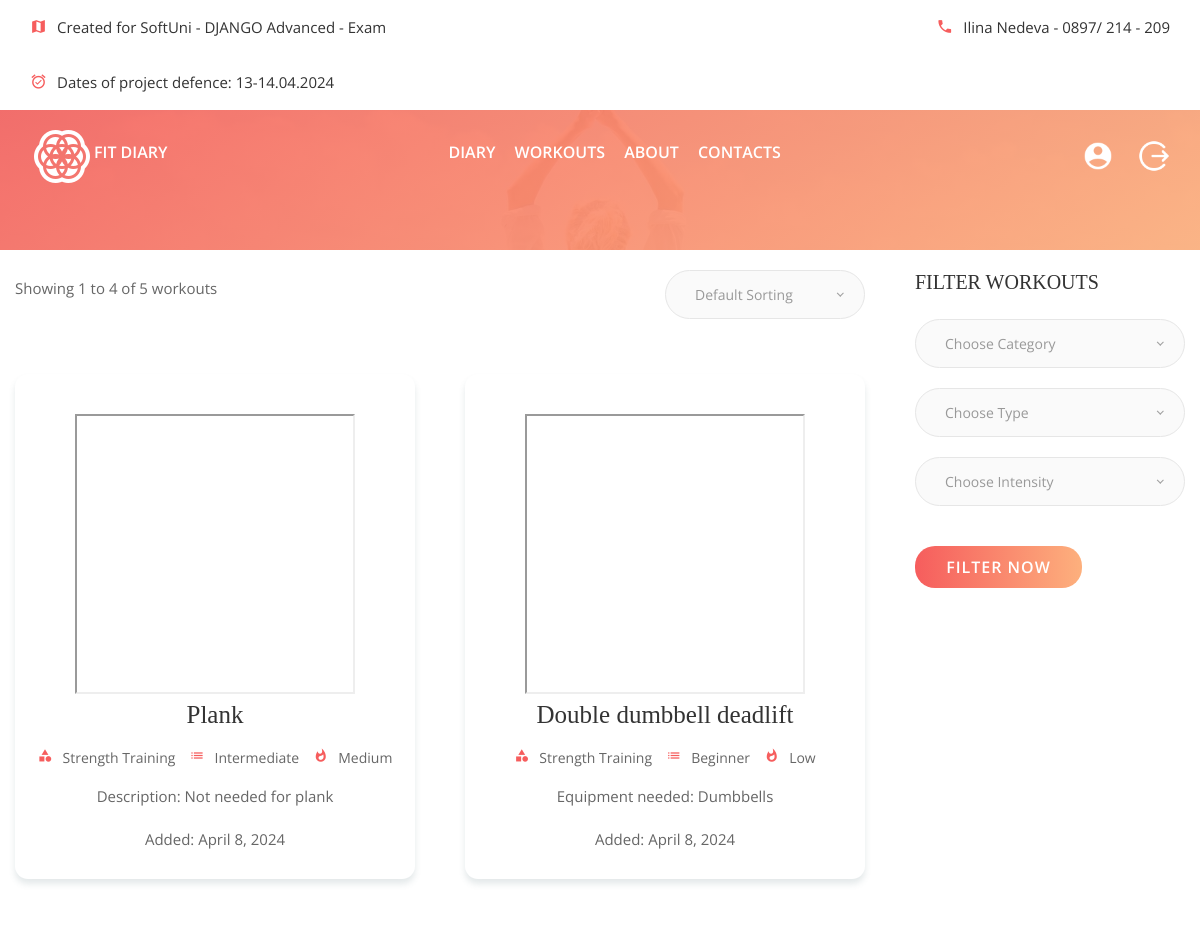
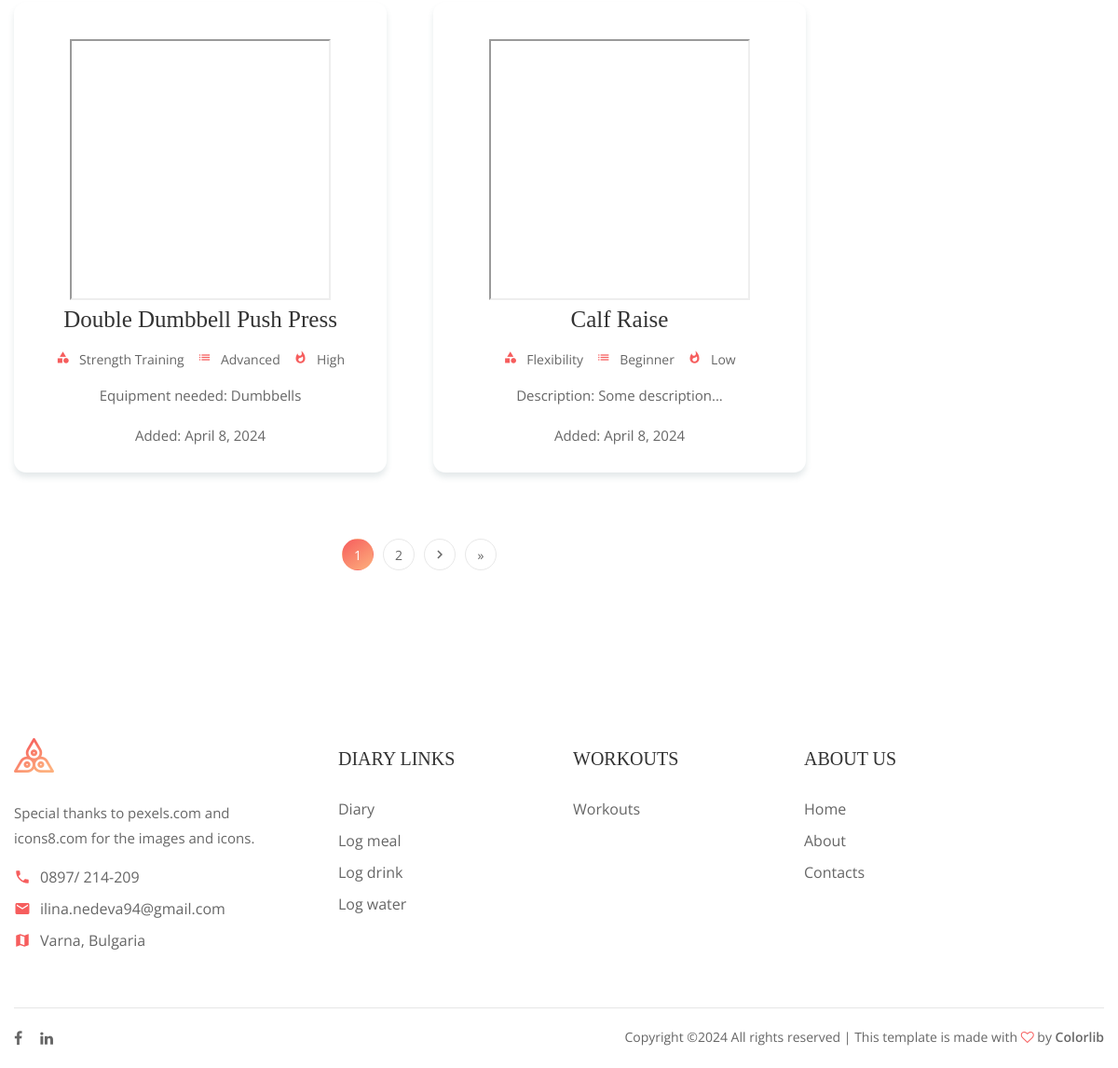
Screenshot of /workouts/ (signed in) with the database file from the repository (2 pictures, top to bottom).
### fit_diary/workouts/models.py (models this page shows, shortened)
class Workout(models.Model):
    MAX_NAME_LENGTH = 100
    MAX_EQUIPMENT_NEEDED_LENGTH = 100
    MAX_CATEGORY_LENGTH = max(len(x) for _, x in Category.choices)
    MAX_INTENSITY_LENGTH = max(len(x) for _, x in Intensity.choices)
    MAX_TYPE_LENGTH = 50
    name = models.CharField(
        max_length=MAX_NAME_LENGTH,
        help_text="Name of the exercise"
    )
    video_url = models.URLField(
        null=True,
        blank=True,
        help_text="Provide a URL to a video demonstration of the workout."
    )
    category = models.CharField(
        max_length=MAX_CATEGORY_LENGTH,
        choices=Category.choices,
        default=Category.BEGINNER,
        null=True,
        blank=True,
        help_text="Select the skill level category."
    )
    intensity = models.CharField(
        max_length=MAX_INTENSITY_LENGTH,
        choices=Intensity.choices,
        default=Intensity.LOW,
        null=True,
        blank=True,
        help_text="Choose the intensity level of the workout."
    )
    type = models.CharField(
        max_length=MAX_TYPE_LENGTH,
        choices=WorkoutType.choices,
        default=WorkoutType.STRENGTH_TRAINING,
        null=True,
        blank=True,
        help_text="Select the type of workout. For example, Cardio, Strength Training, or HIIT."
    )
    equipment_needed = models.CharField(
        max_length=MAX_EQUIPMENT_NEEDED_LENGTH,
        help_text="List any specific equipment needed for the workout. Leave blank if no equipment is necessary.",
        null=True,
        blank=True,
    )
    description = models.TextField(
        null=True,
        blank=True,
        help_text="Provide a brief description of the workout."
    )
    created_at = models.DateTimeField(
        auto_now_add=True,
    )
    updated_at = models.DateTimeField(
        auto_now=True,
    )
    user = models.ForeignKey(
        UserModel,
        on_delete=models.CASCADE,
    )

### fit_diary/workouts/views.py (the view)
# urls.py: path("", WorkoutListView.as_view(), name="list-workout"),
class WorkoutListView(LoginRequiredMixin, ListView):
    model = Workout
    context_object_name = 'workouts'
    template_name = 'workouts/catalogue-workouts.html'
    paginate_by = 4
    def get_queryset(self):
        queryset = super().get_queryset()
        category = self.request.GET.get('category', '')
        type = self.request.GET.get('type', '')
        intensity = self.request.GET.get('intensity', '')
        sort = self.request.GET.get('sort', '')
        if category:
            queryset = queryset.filter(category=category)
        if type:
            queryset = queryset.filter(type=type)
        if intensity:
            queryset = queryset.filter(intensity=intensity)
        if sort == 'oldest':
            queryset = queryset.order_by('created_at')
        elif sort == 'newest':
            queryset = queryset.order_by('-created_at')
        elif sort == 'a_z':
            queryset = queryset.order_by('name')
        elif sort == 'z_a':
            queryset = queryset.order_by('-name')
        return queryset
    def get_context_data(self, **kwargs):
        context = super().get_context_data(**kwargs)
        context['total_workouts'] = self.get_queryset().count
        context['category_choices'] = Category.choices
        context['intensity_choices'] = Intensity.choices
        context['workout_type_choices'] = WorkoutType.choices
        return context

### fit_diary/workouts/templatetags/moderator_tags.py (called while the page is built)
@register.filter
def is_moderator(user):
    return user.groups.filter(name='Moderator').exists()

### templates/workouts/catalogue-workouts.html (shortened to what this page needs)
{%  extends 'base.html' %}
{% load moderator_tags %}
{%  load static %}
{% block main_content %}
	<section class="page-top-section page-sp set-bg" data-setbg="img/page-top-bg.jpg" style="height: 250px">
	</section>
	<section class="classes-page-section spad overflow-hidden" style="padding-top: 20px;">
		<div class="container">
			<div class="row">
				<div class="col-lg-9">
					<div class="classes-top">
						<div class="row">
                            <div class="col-md-6">
                                <p>Showing {{ page_obj.start_index }} to {{ page_obj.end_index }} of {{ total_workouts }} workouts</p>
                            </div>
							<div class="col-md-6">
                            </div>
						</div>
					</div>
					<div class="row">
                {% if object_list %}
                    {%  for obj in object_list %}
						<div class="col-md-6">
							<div class="classes-item-warp">
								<div class="classes-item">
									<div class="ci-img">
                                        {%  if obj.video_url %}
                                         <iframe style="width: 280px;height: 280px;" src="{{ obj.video_url }}" title="YouTube video player" allow="accelerometer; autoplay; clipboard-write; encrypted-media; gyroscope; picture-in-picture; web-share" allowfullscreen></iframe>
                                        {% else %}
                                            <img style="width: 280px;height: 262px;" src="{% static 'img/classes/1.jpg' %}" alt="">
                                        {%  endif %}
                                    </div>
									<div class="ci-text">
										<h4><a href="{% url 'details-workout' obj.pk %}">{{ obj.name }}</a></h4>
										<div class="ci-metas">
											<div class="ci-meta"><i class="material-icons">category</i>{{ obj.type }}</div>
											<div class="ci-meta"><i class="material-icons">list</i>{{ obj.category }}</div>
                                            <div class="ci-meta"><i class="material-icons">whatshot</i>{{ obj.intensity }}</div>
										</div>
                                        {% if obj.description %}
										<p>Description: {{ obj.description }} </p>
                                        {% endif %}
                                        {% if obj.equipment_needed %}
                                        <p>Equipment needed: {{ obj.equipment_needed }}</p>
                                        {% endif %}
                                        <p>Added: {{ obj.created_at|date:"F j, Y" }}</p>
									</div>
								</div>
							</div>
						</div>
                    {%  endfor %}
					</div>
                {%  else %}
                    <p> No workouts. Try adding one ...</p>
                {%  endif %}
                    {% if object_list %}
                    <div class="site-pagination pt-3">
                        {% for num in page_obj.paginator.page_range %}
                            {% if page_obj.number == num %}
                                <a href="?page={{ num }}" class="active">{{ num }}</a>
                            {% else %}
                                <a href="?page={{ num }}">{{ num }}</a>
                            {% endif %}
                        {% endfor %}
                        {% if page_obj.has_next %}
                            <a href="?page={{ page_obj.next_page_number }}"><i class="material-icons">keyboard_arrow_right</i></a>
                            <a href="?page={{ page_obj.paginator.num_pages }}"> &raquo;</a>
                        {% endif %}
                    </div>
                    {% endif %}
				</div>
            <div class="col-lg-3 col-md-5 col-sm-8 sidebar">
                <div class="sb-widget">
                    <h2 class="sb-title">Filter Workouts</h2>
                    <form class="classes-filter" action="" method="get">
							<button class="site-btn sb-gradient">Filter now</button>
						</form>
					</div>
				</div>
			</div>
		</div>
	</section>
{% endblock %}

### staticfiles/css/style.css (style rules this page uses)
html, body { height: 100%; font-family: "Open Sans", sans-serif; -webkit-font-smoothing: antialiased; font-smoothing: antialiased; }
h1, h2, h3, h4, h5, h6 { margin: 0; color: #333333; font-weight: 600; }
h2 { font-family: "Playfair Display", serif; font-weight: 400; font-size: 36px; }
h4 { font-size: 25px; }
p { font-size: 15px; color: #666666; line-height: 1.8; }
@media (min-width: 1200px) { .container { max-width: 1200px; } }
.set-bg { background-repeat: no-repeat; background-size: cover; background-position: top center; }
.spad { padding-top: 110px; padding-bottom: 105px; }
.bg-g-1, .site-pagination a.active, .site-pagination a:hover, .page-top-section:after, .review-section:after, .search-model:after, .hero-section, .back-to-top { background: -o-linear-gradient(305deg, #f65d5d 0%, #fdb07d 100%); background: linear-gradient(145deg, #f65d5d 0%, #fdb07d 100%); filter: progid:DXImageTransform.Microsoft.gradient(startColorstr="#f65d5d", endColorstr="#fdb07d", GradientType=1); }
.bg-g-2, .infor-form button, .site-btn.sb-line-gradient, .site-btn.sb-gradient { background: -o-linear-gradient(305deg, #fdb07d 0%, #f65d5d 100%); background: linear-gradient(145deg, #fdb07d 0%, #f65d5d 100%); filter: progid:DXImageTransform.Microsoft.gradient(startColorstr="#fdb07d", endColorstr="#f65d5d", GradientType=1); }
.site-btn { display: inline-block; border: none; font-size: 16px; font-weight: 600; min-width: 167px; padding: 14px 30px; border-radius: 50px; text-transform: uppercase; color: #fff; line-height: normal; cursor: pointer; text-align: center; letter-spacing: 1px; }
.site-btn.sb-gradient { color: #fff; padding: 13px 29px; position: relative; -webkit-transition: all 0.4s; -o-transition: all 0.4s; transition: all 0.4s; z-index: 1; }
.site-btn.sb-gradient::after { content: ""; position: absolute; width: calc(100% - 4px); height: calc(100% - 4px); top: 2px; left: 2px; border-radius: 80px; background: #fff; z-index: -1; opacity: 0; filter: alpha(opacity=0); -webkit-transition: all 0.4s; -o-transition: all 0.4s; transition: all 0.4s; }
.classes-item { text-align: center; background: #fff; padding-top: 40px; margin-top: 15px; margin-bottom: 50px; border-radius: 13px; -webkit-box-shadow: 0px 5px 6px rgba(72, 105, 114, 0.15); box-shadow: 0px 5px 6px rgba(72, 105, 114, 0.15); -webkit-transition: all 0.4s; -o-transition: all 0.4s; transition: all 0.4s; }
.classes-item .ci-text { padding: 0 15px 10px; }
.classes-item h4 { font-family: "Playfair Display", serif; font-weight: 400; margin-bottom: 15px; }
.classes-item h4 a { color: #333333; }
.classes-item .ci-meta { display: inline-block; font-size: 14px; color: #666666; margin-right: 10px; margin-bottom: 15px; }
.classes-item .ci-meta:last-child { margin-right: 0; }
.classes-item .ci-meta i { color: #f65d5d; font-size: 15px; margin-right: 10px; }
.classes-item-warp { padding-right: 20px; margin-bottom: 55px; }
.classes-top { padding-right: 20px; margin-bottom: 40px; }
.classes-top p { padding-top: 5px; }
.classes-filter .site-btn { margin-top: 20px; }
.page-top-section { height: 478px; position: relative; padding-top: 220px; text-align: center; }
.page-top-section.page-sp { padding-top: 200px; }
.page-top-section:after { position: absolute; content: ""; width: 100%; height: 100%; left: 0; top: 0; opacity: 0.92; filter: alpha(opacity=92); }
.sb-widget { margin-bottom: 50px; }
.sb-widget .sb-title { font-size: 20px; text-transform: uppercase; margin-bottom: 25px; }
.site-pagination { display: -webkit-box; display: -ms-flexbox; display: flex; -webkit-box-pack: center; -ms-flex-pack: center; justify-content: center; }
.site-pagination a { display: -webkit-inline-box; display: -ms-inline-flexbox; display: inline-flex; -webkit-box-pack: center; -ms-flex-pack: center; justify-content: center; -webkit-box-align: center; -ms-flex-align: center; align-items: center; height: 34px; min-width: 34px; color: #666666; border: 1px solid #e8e8e8; border-radius: 50px; margin-right: 10px; font-size: 14px; margin-bottom: 5px; }
.site-pagination a i { font-size: 18px; }
.site-pagination a.active { border-color: transparent; color: #fff; }
.site-pagination a:last-child { margin-right: 0; }
.site-btn.sb-gradient { border: none; padding: 10px 20px; border-radius: 20px; color: #fff; background-image: linear-gradient(to right, #f65d5d, #fdb07d); cursor: pointer; transition: all 0.3s ease; }

### rows the page displays
Workout: name "Plank", type "Strength Training", category "Intermediate", intensity "Medium", description "Not needed for plank", created_at "April 8, 2024"
Workout: name "Double dumbbell deadlift", type "Strength Training", category "Beginner", intensity "Low", equipment_needed "Dumbbells", created_at "April 8, 2024"
Workout: name "Double Dumbbell Push Press", type "Strength Training", category "Advanced", intensity "High", equipment_needed "Dumbbells", created_at "April 8, 2024"
Workout: name "Calf Raise", type "Flexibility", category "Beginner", intensity "Low", description "Some description...", created_at "April 8, 2024"

### other values shown
{{ page_obj.start_index }} "1"
{{ page_obj.end_index }} "4"
{{ total_workouts }} "5"
{{ num }} "1"
{{ num }} "2"
